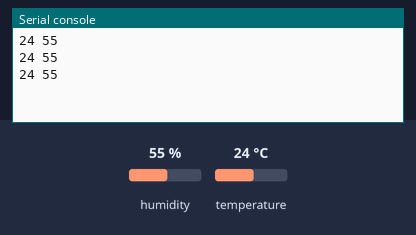
Simulated run of this program. Board: ESP32 board running MicroPython. Parts: the last lines printed to the serial console. The inputs (shaded band) are chosen by the test bench; at power-on: humidity 55 %, temperature 24 °C.

Above: at 1.2 s.
1.3 s: humidity set to 22 %
At 2.0 s:
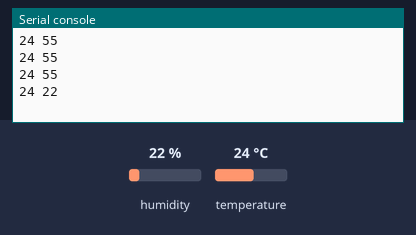
2.8 s: temperature set to 12 °C
At 3.6 s:
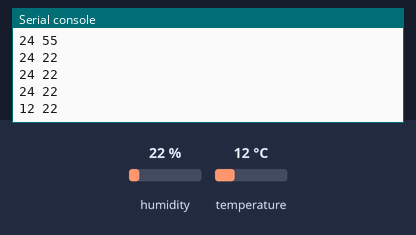
4.3 s: humidity set to 40 %
At 4.3 s:
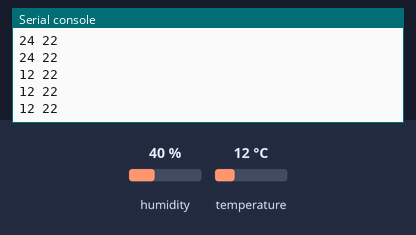
Timing chart, 0 to 7.3 s (numbered marks = the images above; inputs shaded):
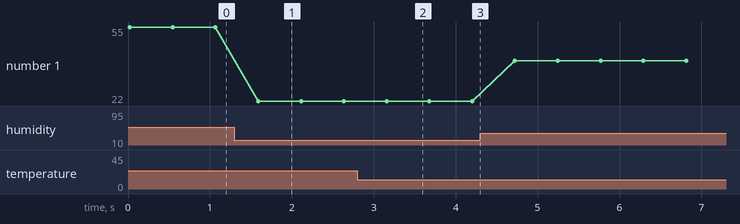

The program:

dht_sensor.py
```python
import dht
import machine
from time import sleep

d = dht.DHT11(machine.Pin(15))
while True:
    d.measure()
    temp = d.temperature() # eg. 23 (°C)
    hum = d.humidity()    # eg. 41 (% RH)
    print(temp,hum)
    sleep(0.5)
```

Measured:
- after the input at 1.3 s, the serial console: prints a new line after 0.29 s (image 1)
- after the input at 2.8 s, the serial console: prints a new line after 0.36 s (image 2)
- plotted number 1: 55 → 22 after the input at 1.3 s, 22 → 40 after the input at 4.3 s
